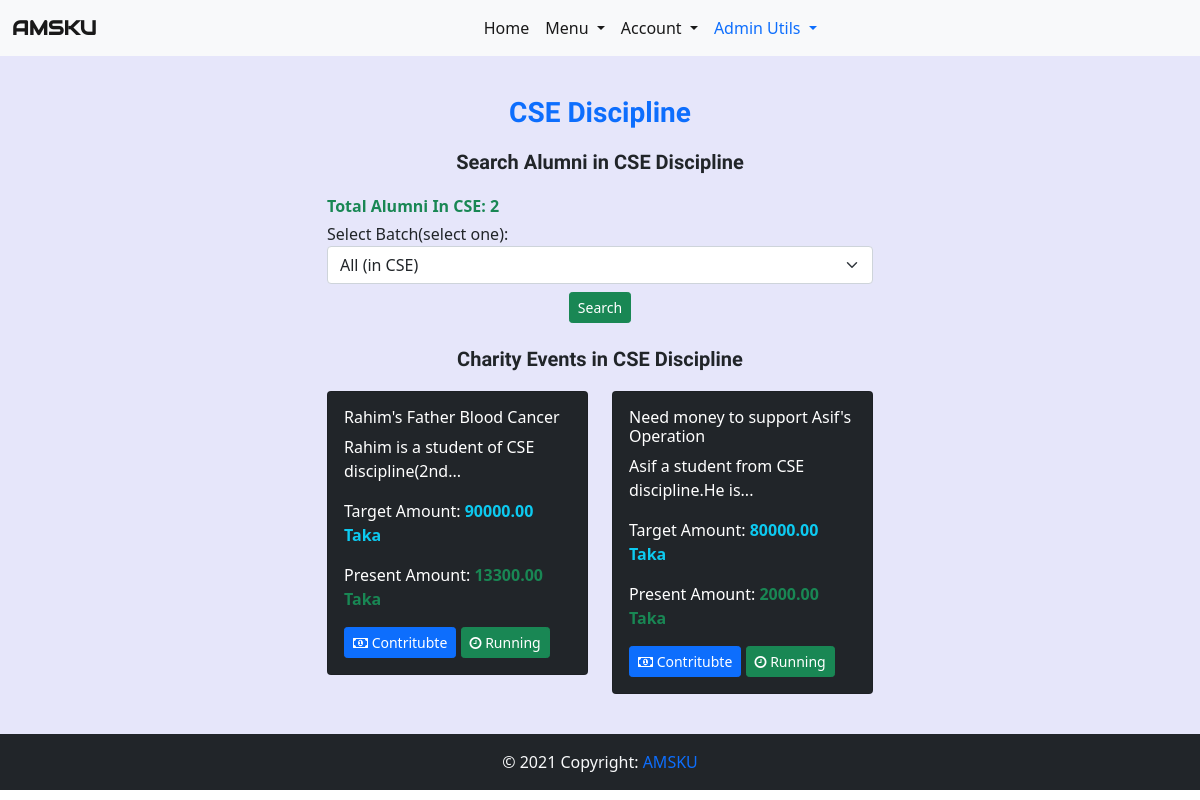
The app's page /discipline/ (signed in) with its own data.
### home/models.py (models this page shows, shortened)
class Alumni_Profile(models.Model):
    discipline_list = ['Architecture','CSE','ECE','Math','URP','Physics','Chemistry','Stat','Pharmacy','BGE','FWT','FMRT','Agrotechnology','ES','SWE','BAD','HRM','DP','PM','DS','History','English','Bangla','IER','Sculpture','Econ','Sociology','MCJ','Law']
    Discipline_Choices = []
    for x in discipline_list:
        Discipline_Choices.append((x,x))
    Id_Choices = []
    for x in range(1,51):
        Id_Choices.append((str(x),str(x)))
    Batch_Choices = []
    for x in range(1991,2019):
        Batch_Choices.append((str(x),str(x)))
    job_list=['Agriculture','Architecture and Construction','Business Management and Administration','Education','Finance','Food','Government and Public Administration','Health Science','Human Services','Law, Public Safety, Corrections and Security','Manufacturing','Marketing, Sales and Service','Natural Resources','Science, Technology and Engineering','Other']
    Job_Choices = []
    for x in job_list:
        Job_Choices.append((x,x))
    country_list = ["Afghanistan","Albania","Algeria","Andorra","Angola","Anguilla","Antigua &amp; Barbuda","Argentina","Armenia","Aruba","Australia","Austria","Azerbaijan","Bahamas","Bahrain","Bangladesh","Barbados","Belarus","Belgium","Belize","Benin","Bermuda","Bhutan","Bolivia","Bosnia &amp; Herzegovina","Botswana","Brazil","British Virgin Islands","Brunei","Bulgaria","Burkina Faso","Burundi","Cambodia","Cameroon","Cape Verde","Cayman Islands","Chad","Chile","China","Colombia","Congo","Cook Islands","Costa Rica","Cote D Ivoire","Croatia","Cruise Ship","Cuba","Cyprus","Czech Republic","Denmark","Djibouti","Dominica","Dominican Republic","Ecuador","Egypt","El Salvador","Equatorial Guinea","Estonia","Ethiopia","Falkland Islands","Faroe Islands","Fiji","Finland","France","French Polynesia","French West Indies","Gabon","Gambia","Georgia","Germany","Ghana","Gibraltar","Greece","Greenland","Grenada","Guam","Guatemala","Guernsey","Guinea","Guinea Bissau","Guyana","Haiti","Honduras","Hong Kong","Hungary","Iceland","India","Indonesia","Iran","Iraq","Ireland","Isle of Man","Israel","Italy","Jamaica","Japan","Jersey","Jordan","Kazakhstan","Kenya","Kuwait","Kyrgyz Republic","Laos","Latvia","Lebanon","Lesotho","Liberia","Libya","Liechtenstein","Lithuania","Luxembourg","Macau","Macedonia","Madagascar","Malawi","Malaysia","Maldives","Mali","Malta","Mauritania","Mauritius","Mexico","Moldova","Monaco","Mongolia","Montenegro","Montserrat","Morocco","Mozambique","Namibia","Nepal","Netherlands","Netherlands Antilles","New Caledonia","New Zealand","Nicaragua","Niger","Nigeria","Norway","Oman","Pakistan","Palestine","Panama","Papua New Guinea","Paraguay","Peru","Philippines","Poland","Portugal","Puerto Rico","Qatar","Reunion","Romania","Russia","Rwanda","Saint Pierre &amp; Miquelon","Samoa","San Marino","Satellite","Saudi Arabia","Senegal","Serbia","Seychelles","Sierra Leone","Singapore","Slovakia","Slovenia","South Africa","South Korea","Spain","Sri Lanka","St Kitts &amp; Nevis","St Lucia","St Vincent","St. Lucia","Sudan","Suriname","Swaziland","Sweden","Switzerland","Syria","Taiwan","Tajikistan","Tanzania","Thailand","Timor L'Este","Togo","Tonga","Trinidad &amp; Tobago","Tunisia","Turkey","Turkmenistan","Turks &amp; Caicos","Uganda","Ukraine","United Arab Emirates","United Kingdom","Uruguay","Uzbekistan","Venezuela","Vietnam","Virgin Islands (US)","Yemen","Zambia","Zimbabwe"]
    Country_Choices = []
    for x in country_list:
        Country_Choices.append((x,x))
    full_name = models.CharField(max_length=255)
    image = models.FileField(upload_to='profile_pic/')
    certificate = models.FileField(upload_to='certificate/')
    discipline = models.CharField(max_length=255,choices=Discipline_Choices)
    student_id = models.CharField(max_length=10)
    batch = models.CharField(max_length=50,choices=Batch_Choices)
    job_type = models.CharField(max_length=50,blank=True)
    job_position = models.CharField(max_length=60,blank=True)
    company_name = models.CharField(max_length=60,blank=True)
    higher_study = models.CharField(max_length=60,blank=True)
    present_address = models.CharField(max_length=60)
    present_country = models.CharField(max_length=60,choices=Country_Choices)
    parmanent_address = models.CharField(max_length=60)
    mobile = models.CharField(max_length=60)
    facebook = models.URLField(max_length=60,blank=True)
    linkdin = models.URLField(max_length=60,blank=True)
    about_me = models.TextField(blank=True)
    is_verified = models.BooleanField(default=False)
    user = models.OneToOneField(settings.AUTH_USER_MODEL, on_delete=models.CASCADE,related_name="alumni_profile")

### charity_events/models.py (models this page shows)
class Event(models.Model):
    discipline_list = ['Architecture','CSE','ECE','Math','URP','Physics','Chemistry','Stat','Pharmacy','BGE','FWT','FMRT','Agrotechnology','ES','SWE','BAD','HRM','DP','PM','DS','History','English','Bangla','IER','Sculpture','Econ','Sociology','MCJ','Law']
    Discipline_Choices = []
    for x in discipline_list:
        Discipline_Choices.append((x,x))
    headline = models.CharField(max_length=200)
    description = models.TextField()
    created_on = models.DateTimeField(default=datetime.now)
    discipline = models.CharField(max_length=255,choices=Discipline_Choices,blank=True)
    target_amount = models.DecimalField(max_digits=15, decimal_places=2)
    present_amount = models.DecimalField(max_digits=15, decimal_places=2,default=0)
    running = models.BooleanField(default=True)
    def __str__(self):
        return self.headline

### home/views.py (the view)
# urls.py: path('discipline/',discipline_view,name='discipline_view'),
@login_required
@check_profile
def discipline_view(request):
    discipline = request.user.alumni_profile.discipline
    total_alumni = Alumni_Profile.objects.filter(Q(discipline=discipline) & Q(is_verified=True)).count()
    batch = list(Alumni_Profile.objects.values_list('batch',flat=True).filter(Q(is_verified=True) & Q(discipline=discipline)))
    batch.sort()
    batch.insert(0,f'All (in {discipline})')
    events = Event.objects.filter(discipline=discipline)
    print(events)
    context = {
        'discipline':discipline,
        'total_alumni': total_alumni,
        'batches': batch,
        'events':events,
    }
    return render(request,'home/discipline_view.html',context)

### home/context_processors.py (called while the page is built)
def add_variable_to_context(request):
    current_news_letter = News_Letter.objects.all().order_by('-start_date').first()
    return {
        'current_newsletter':current_news_letter,
    }

### templates/home/discipline_view.html (shortened to what this page needs)
{% extends 'base.html' %}
{% block content %}
<h3 class="header text-primary">{{discipline}} Discipline</h3>
<div class="row justify-content-center">
    <div class="col-sm-6">
        <h5 class='header'>Search Alumni in {{discipline}} Discipline</h5>
        <p class='fw-bold text-success mb-1'>Total Alumni In {{discipline}}: {{total_alumni}}</p>
        <form class='mb-4' action="{% url 'home:search_result_discipline' %}" method="POST">
                <div class="form-group">
                    <label for="sel1">Select Batch(select one):</label>
                    <select class="form-select" id="sel1" name="batch">
                        {% for batch in batches %}
                        <option value="{{batch}}">{{batch}}</option>
                        {% endfor %}
                    </select>
                    <div class="d-flex justify-content-center mt-2">
                        <button type="submit" class="btn btn-success btn-sm">Search</button>
                    </div>
            </div>
        </form>
        <h5 class='header'>Charity Events in {{discipline}} Discipline</h5>
        {% if  events %}
        <div class="row">
            {% for event in events %}
                <div class="col-sm-6 mb-3">
                    <div class="card bg-dark text-white">
                        <div class="card-body">
                            <h6>{{event.headline}}</h6>
                            <p>{{event.description| slice:40}}...</p>
                            <p>Target Amount: <span class="text-info fw-bold">{{event.target_amount}} Taka</span> </p>
                            <p>Present Amount: <span class="text-success fw-bold">{{event.present_amount}} Taka</span></p>
                            {% if event.running %}
                            <a href={% url 'charity_events:detail_view' event.id %}><button class='btn btn-primary btn-sm'><i class='fa fa-money'></i> Contritubte</button></a>
                            <button class='btn btn-success btn-sm'><i class='fa fa-clock-o'></i> Running</button>
                            {% else %}
                            <a href={% url 'charity_events:detail_view' event.id %}><button class='btn btn-primary btn-sm'><i class='fa fa-money'></i> Details</button></a>
                            <button class='btn btn-danger btn-sm'><i class='fa fa-lock'></i> Closed</button>
                            {% endif %}
                        </div>
                    </div>
                </div>
                {% endfor %}
            </div>
        {% else %}
        <h5 class="header text-danger">Sorry! There are no charity events in {{discipline}} discipline</h5>
        {% endif %}
    </div>
</div>
{% endblock content %}

### templates/base.html (style rules this page uses)
* { padding: 0; margin: 0; }
.header { text-align: center; padding-bottom: 12px; font-family: 'Signika', sans-serif; font-weight: 600; }

### records on screen
Alumni_Profile: discipline "CSE"
Event: headline "Rahim's Father Blood Cancer", description "Rahim is a student of CSE discipline(2nd", target_amount "90000.00", present_amount "13300.00", running True (drawn)
Event: headline "Need money to support Asif's Operation", description "Asif a student from CSE discipline.He is", target_amount "80000.00", present_amount "2000.00", running True (drawn)

### other values on screen
{{ total_alumni }} "2"
form field batch "All (in CSE)"
